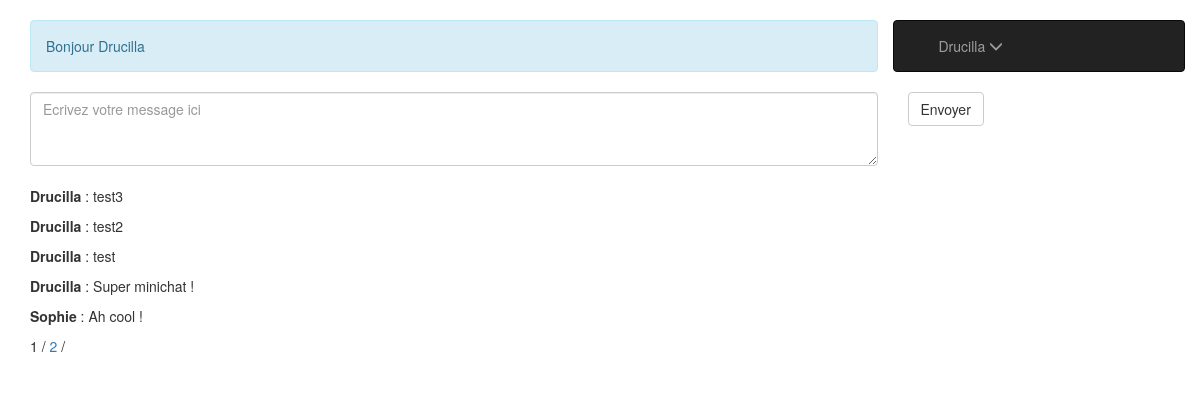
The app's page /index.php (signed in) with its own data.
### tables this page shows
CREATE TABLE `minichat` (
  `id` int(11) NOT NULL,
  `pseudo` varchar(100) NOT NULL,
  `message` text NOT NULL
);

### index.php (the view, shortened to what this page needs)
<!DOCTYPE html>
<html>
  <head>
    <link rel="stylesheet" href="https://maxcdn.bootstrapcdn.com/bootstrap/3.3.7/css/bootstrap.min.css">
    <link rel="stylesheet" href="assets/css/style.css" />
  </head>
  <body>
    <div class="container">
        <?php
          if (isset($_SESSION['id']) AND isset($_SESSION['pseudo'])){
            echo '<div class="row">';
            echo '<div class="col-9 col-sm-9">';
            echo '<p class="alert alert-info info">Bonjour ' . $_SESSION['pseudo'] . '</p>';
            echo '</div>';
        ?>
        <nav class="navbar navbar-inverse col-3 col-sm-3">
          <div class="collapse navbar-collapse js-navbar-collapse">
            <ul class="nav navbar-nav">
              <li class="dropdown"><a href="#" class="dropdown-toggle" data-toggle="dropdown"><?php echo $_SESSION['pseudo'] ?> <span class="glyphicon glyphicon-menu-down"></span></a>
              </li>
            </ul>
          </div>
        </nav>
      </div>
      <div class="row">
        <form id="form" action="assets/php/tp-minichat.php" method="post" role="form">
          <div class="col-9 col-sm-9">
            <textarea name="msg" rows="3" class="form-control" placeholder="Ecrivez votre message ici"></textarea>
          </div>
          <div class="col-3 col-sm-3">
            <button type="submit" class="btn btn-default" class="submit">Envoyer</button>
          </div>
        </form>
      </div>
      <div class="row" id="msgs">
      <?php
        require("admin/connexion-sql.php");
        $req = $bdd->query("SELECT COUNT(id) AS nbposts FROM minichat");
        $data = $req->fetch();
        $nbposts = $data ['nbposts'];
        $nbperpage = 5;
        $nbpage = ceil($nbposts / $nbperpage);
        if(isset($_GET['page']) AND $_GET['page']>0 AND $_GET['page']<=$nbpage){
          $numpage = $_GET['page'];
        } else {
          $numpage = 1;
        }
        $req = $bdd->query("SELECT pseudo, message FROM minichat ORDER by id DESC LIMIT ".(($numpage-1)*$nbperpage).",$nbperpage");
        while ($donnees = $req->fetch()) {
          echo '<p><strong>' . htmlspecialchars($donnees['pseudo']) .  '</strong> : ' . htmlspecialchars($donnees['message']) . '</p>';
        }
        for ($i=1; $i <=$nbpage; $i++) {
          if($i==$numpage){
            echo " $i /";
          }
          else {
            echo " <a href=\"index.php?page=$i\">$i</a> /";
          }
        }
      ?>
      </div>
      <?php
        }
      ?>
    </div>
  </body>
</html>

### assets/css/style.css (style rules this page uses)
.info, .navbar, #connect, .submit, #msgs, #btn-home { margin: 20px auto; }

### records on screen
minichat: pseudo "Drucilla", message "test3"
minichat: pseudo "Drucilla", message "test2"
minichat: pseudo "Drucilla", message "test"
minichat: pseudo "Drucilla", message "Super minichat !"
minichat: pseudo "Sophie", message "Ah cool !"

### other values on screen
$_SESSION['pseudo'] "Drucilla"
